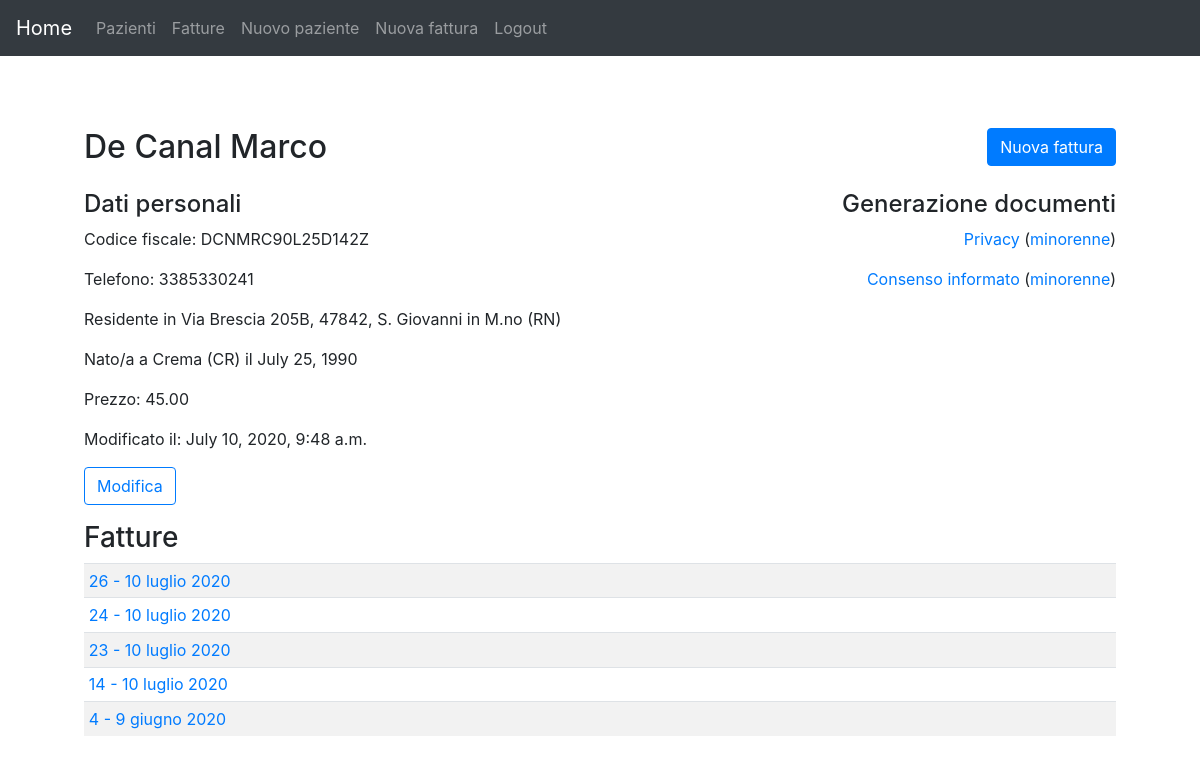
Page /gestione/paziente/2 (signed in) on the committed database.
### gestione/models.py (models this page shows, shortened)
class Paziente(models.Model):
	cognome = models.CharField(max_length = 100, help_text = 'Cognome')
	nome = models.CharField(max_length = 100, help_text = 'Nome')
	codfisc = models.CharField("Codice fiscale", max_length = 16, help_text = 'Codice fiscale', blank = True)
	piva = models.CharField('Partita Iva', max_length = 50, help_text = 'P. Iva', blank = True)
	paese = models.CharField('Città', max_length = 100, help_text = 'Città', blank = True)
	provincia = models.CharField(max_length = 2, help_text = 'Prov.', blank = True)
	cap = models.CharField('CAP', max_length = 5, help_text = 'CAP', blank = True)
	via = models.CharField(max_length = 100, help_text = 'Via', blank = True)
	civico = models.CharField('N. civico', max_length = 30, help_text = 'N. civico', blank = True)
	telefono = models.CharField(max_length = 25, help_text = 'Telefono', blank = True)
	email = models.EmailField(help_text = 'email', blank = True)
	data_nascita  = models.DateField('Data di nascita', help_text = 'Data di nascita <em>YYYY-MM-DD</em>.', blank = True, null=True)
	paese_nascita = models.CharField('Città di nascita', max_length = 100, help_text = 'Città di nascita', blank = True)
	provincia_nascita = models.CharField('Provincia di nascita',max_length = 2, help_text = 'Prov. di nascita', blank = True)
	prezzo = models.DecimalField(help_text = 'Prezzo', max_digits = 8, decimal_places = 2, blank = True, default = 50.00)
	ultima_modifica = models.DateTimeField(help_text = 'Ultima modifica', auto_now = True)
	class Meta:
		ordering = ['cognome','nome']
	def __str__(self):
		return ' '.join([self.cognome, self.nome])

class Fattura(models.Model):
	paziente = models.ForeignKey(Paziente, on_delete = models.SET_NULL, null = True, help_text = 'Intestatario (Paziente)')
	valore = models.DecimalField(help_text = 'Valore', max_digits = 8, decimal_places = 2)
	data = models.DateField(default = date.today, help_text = 'Data <em>YYYY-MM-DD</em>.')
	numero = models.PositiveSmallIntegerField('Numero d\'ordine', help_text = 'Numero d\'ordine')
	class Meta:
		ordering = ['-data','-numero']
	def __str__(self):
		return str(self.numero) + " - " + data_italiana(self.data)
	def get_absolute_url(self):
		return reverse('dettaglio-fattura', args=[str(self.id)])

### gestione/views.py (the view)
# urls.py: path('paziente/<int:pk>', views.PazienteDetailView.as_view(), name='dettaglio-paziente'),
class PazienteDetailView(LoginRequiredMixin, generic.DetailView):
    model = Paziente
    context_object_name = 'paziente'
    permission_required = ('gestione.view_paziente','gestione.change_paziente','gestione.delete_paziente','gestione.view_fattura','gestione.add_fattura','gestione.delete_fattura')

### gestione/utils.py (called while the page is built)
def data_italiana(data:date):
    return str(data.day)+' '+mese[data.month]+' '+str(data.year)

### gestione/templates/gestione/paziente_detail.html (shortened to what this page needs)
{% extends "generic.html" %}
{% block main-content %}
<div class="container">
    <div class="row mb-3">
        <div class="col-md-8">
        <h2>{{paziente}}</h2>
        </div>
        <div class="col-md-4 text-right">
        <a class="btn btn-primary" href="{% url 'fattura-veloce' paziente.pk%}">Nuova fattura</a>
        </div>
    </div>
    <div class="row mb-3">
    <div class="col-md-8">
        <h4>Dati personali</h4>
        {% if paziente.codfisc %}
            <p>Codice fiscale: {{paziente.codfisc}}</p>
        {% endif %}
        {% if paziente.telefono %}
            <p>Telefono: {{paziente.telefono}}</p>
        {% endif %}
        {% if paziente.paese and paziente.cap and paziente.via and paziente.civico and paziente.provincia %}
            <p>Residente in {{paziente.via}} {{paziente.civico}}, {{paziente.cap}}, {{paziente.paese}} ({{paziente.provincia}})</p>
        {% endif %}
        {% if paziente.data_nascita and paziente.paese_nascita and paziente.provincia_nascita %}
            <p>Nato/a a {{paziente.paese_nascita}} ({{paziente.provincia_nascita}}) il {{paziente.data_nascita}}</p>
        {% endif %}
        {% if paziente.prezzo %}
            <p>Prezzo: {{paziente.prezzo}}</p>
        {% endif %}
        <p>Modificato il: {{paziente.ultima_modifica}}</p>
        <div>
            <a class="btn btn-outline-primary" href="{% url 'modifica-paziente' paziente.pk %}">Modifica</a>
        </div>
    </div>
    <div class="col-md-4 text-right">
        <h4>Generazione documenti</h4>
        <p><a href="{% url 'privacy-pdf' paziente.pk %}">Privacy</a>
        (<a href="{% url 'privacy-m-pdf' paziente.pk %}">minorenne</a>)</p>
        <p><a href="{% url 'consenso-pdf' paziente.pk %}">Consenso informato</a>
        (<a href="{% url 'consenso-m-pdf' paziente.pk %}">minorenne</a>)</p>
    </div>
    </div>
    <div>
        <h3>Fatture</h3>
    {% if paziente.fattura_set.all %}
    <div class="table-responsive">
        <table class="table table-striped table-sm">
            <tbody>
        {% for f in paziente.fattura_set.all %}
        <tr><td><a href="{{ f.get_absolute_url }}">{{f}}</a></td></tr>
        {% endfor %}
    {% else %}
    <tr><td>Nessuna fattura intestata al paziente</td></tr>
    {% endif %}
</tbody>
</table>
    </div>
</div>
{% endblock main-content %}

### gestione/templates/generic.html (style rules this page uses)
body { padding-top: 5rem; }

### rows in the picture
Paziente: cognome+nome "De Canal Marco", codfisc "DCNMRC90L25D142Z", telefono "3385330241", via "Via Brescia", civico "205B", cap "47842", paese "S. Giovanni in M.no", provincia "RN", paese_nascita "Crema", provincia_nascita "CR", data_nascita "July 25, 1990", prezzo "45.00", ultima_modifica "July 10, 2020, 9:48 a.m."
Fattura: numero+data "26 - 10 luglio 2020"
Fattura: numero+data "24 - 10 luglio 2020"
Fattura: numero+data "23 - 10 luglio 2020"
Fattura: numero+data "14 - 10 luglio 2020"
Fattura: numero+data "4 - 9 giugno 2020"
